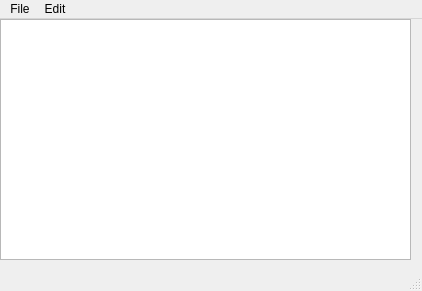
<?xml version="1.0" encoding="UTF-8"?>
<ui version="4.0">
 <class>MainWindow</class>
 <widget class="QMainWindow" name="MainWindow">
  <property name="geometry">
   <rect>
    <x>0</x>
    <y>0</y>
    <width>422</width>
    <height>291</height>
   </rect>
  </property>
  <property name="windowTitle">
   <string>MainWindow</string>
  </property>
  <widget class="QWidget" name="centralwidget">
   <widget class="QWidget" name="verticalLayoutWidget">
    <property name="geometry">
     <rect>
      <x>0</x>
      <y>0</y>
      <width>411</width>
      <height>241</height>
     </rect>
    </property>
    <layout class="QVBoxLayout" name="verticalLayout">
     <item>
      <widget class="QTextEdit" name="textEdit"/>
     </item>
    </layout>
   </widget>
  </widget>
  <widget class="QStatusBar" name="statusbar"/>
  <widget class="QMenuBar" name="menubar">
   <property name="geometry">
    <rect>
     <x>0</x>
     <y>0</y>
     <width>422</width>
     <height>20</height>
    </rect>
   </property>
   <widget class="QMenu" name="menuFile">
    <property name="title">
     <string>File</string>
    </property>
    <addaction name="actionNew"/>
    <addaction name="actionOpen"/>
    <addaction name="actionSave_as"/>
    <addaction name="actionPrint"/>
    <addaction name="actionExit"/>
   </widget>
   <widget class="QMenu" name="menuEdit">
    <property name="title">
     <string>Edit</string>
    </property>
    <addaction name="actionCopy"/>
    <addaction name="actionPaste"/>
    <addaction name="actionCut"/>
    <addaction name="actionUndo"/>
    <addaction name="actionRedo"/>
    <addaction name="actionDelete"/>
   </widget>
   <addaction name="menuFile"/>
   <addaction name="menuEdit"/>
  </widget>
  <action name="actionNew">
   <property name="icon">
    <iconset resource="Resources.qrc">
     <normaloff>:/new/prefix1/new.bmp</normaloff>:/new/prefix1/new.bmp</iconset>
   </property>
   <property name="text">
    <string>New</string>
   </property>
  </action>
  <action name="actionOpen">
   <property name="text">
    <string>Open</string>
   </property>
  </action>
  <action name="actionSave_as">
   <property name="icon">
    <iconset resource="Resources.qrc">
     <normaloff>:/new/prefix1/Save.bmp</normaloff>:/new/prefix1/Save.bmp</iconset>
   </property>
   <property name="text">
    <string>Save as</string>
   </property>
  </action>
  <action name="actionPrint">
   <property name="text">
    <string>Print</string>
   </property>
  </action>
  <action name="actionExit">
   <property name="text">
    <string>Exit</string>
   </property>
  </action>
  <action name="actionCopy">
   <property name="icon">
    <iconset resource="Resources.qrc">
     <normaloff>:/new/prefix1/copy.bmp</normaloff>:/new/prefix1/copy.bmp</iconset>
   </property>
   <property name="text">
    <string>Copy</string>
   </property>
  </action>
  <action name="actionPaste">
   <property name="text">
    <string>Paste</string>
   </property>
  </action>
  <action name="actionCut">
   <property name="icon">
    <iconset resource="Resources.qrc">
     <normaloff>:/new/prefix1/Cut.bmp</normaloff>:/new/prefix1/Cut.bmp</iconset>
   </property>
   <property name="text">
    <string>Cut</string>
   </property>
  </action>
  <action name="actionUndo">
   <property name="text">
    <string>Undo</string>
   </property>
  </action>
  <action name="actionRedo">
   <property name="text">
    <string>Redo</string>
   </property>
  </action>
  <action name="actionDelete">
   <property name="icon">
    <iconset resource="Resources.qrc">
     <normaloff>:/new/prefix1/Delete.bmp</normaloff>:/new/prefix1/Delete.bmp</iconset>
   </property>
   <property name="text">
    <string>Delete</string>
   </property>
  </action>
 </widget>
 <resources>
  <include location="Resources.qrc"/>
 </resources>
 <connections/>
</ui>
